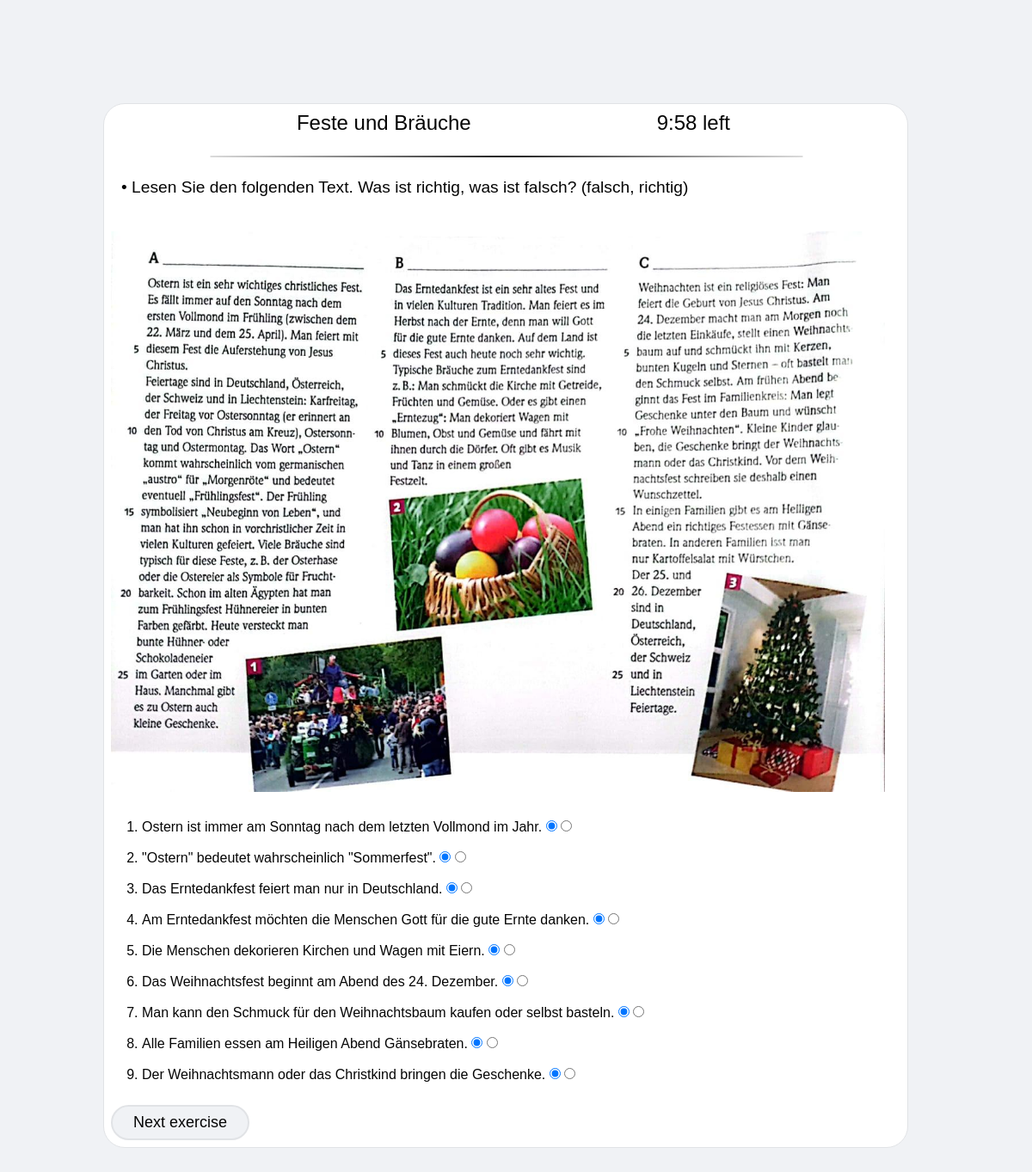
The app's page /exams/1/ with its own data.
### index/models.py (models this page shows, shortened)
class Exercise (models.Model):
    exercise_title = models.CharField(max_length=255)
    exercise_statement = models.TextField()
    exercise_options = models.CharField (max_length= 255, blank= True)
    exercise_documents = models.ManyToManyField(Document, blank= True)
    exercise_questions = models.ManyToManyField(Question)
    class ExerciseLevel (models.TextChoices):
        A1 = 'A1'
        A2 = 'A2'
        B1 = 'B1'
        B2 = 'B2'
        C1 = 'C1'
    exercise_level = models.CharField (max_length= 2, choices= ExerciseLevel.choices)
    def getType (self):
        return self.exercise_questions.all()[0].question_type
    def hasOptions (self):
        return len(self.exercise_options) != 0
    def getQuestions (self):
        return self.exercise_questions.all()
    def getDocuments (self):
        return self.exercise_documents.all()

class Document (models.Model):
    class DocumentType (models.TextChoices):
        AUDIO = 'AUD'
        IMAGE = 'IMG'
    document_type = models.CharField (max_length= 3, choices= DocumentType.choices)
    def upload_to (instance, filename):
        if ('.png' in filename) or ('.jpg' in filename):
            return 'index/static/index/documents/images/' +filename
        else:
            return 'index/static/index/documents/audios/' +filename
    document_file = models.FileField (upload_to= upload_to)
    def getPath (self):
        path = self.document_file.path
        return path[path.find('index/documents/'):]
    def isAudio (self):
        return self.document_type == self.DocumentType.AUDIO

class Question (models.Model):
    question_statement = models.TextField()
    question_documents = models.ManyToManyField(Document, blank= True)
    question_answers = models.CharField (max_length= 255)
    class QuestionType (models.TextChoices):
        INPUT = 'INP'
        TRUE_FALSE = 'TOF'
        ONE_CHOICE = 'OIM'
    question_type = models.CharField (max_length= 3, choices= QuestionType.choices)
    def getStatementAsList (self):
        list = []
        holder = []
        for element in self.question_statement.split():
            if element == '~' or element == '*':
                list.append(' ' +' '.join(holder) +' ')
                holder = []
                list.append(element)
            else:
                holder.append(element)
        if len(holder) != 0:
            list.append(' ' +' '.join(holder))
        return list

### index/views.py (the view, shortened to what this page needs)
# urls.py: path('exams/<int:exam_id>/', views.exam, name='exam'),
def exam(request, exam_id):
    context = {'user': request.user}
    exam = Exam.objects.get(id= exam_id)
    context['exam'] = exam
    list = exam.getExercisesList()
    if request.method == 'GET':
        context['current_exercise_index'] = 0
        context['correct_answers'] = 0
        context['answers_count'] = 0
        context['exercise'] = list[0]
        context['finished'] = False
    return render(request, 'index/exam.html', context)

### index/models.py (called while the page is built)
    def getExercisesList (self):
        return self.exam_exercises.all()

### index/templates/index/exam.html (shortened to what this page needs)
{% load static %}
<!DOCTYPE html>
<html>
    <head>
        <link rel="stylesheet" type="text/css" href="{% static 'index/exam.css' %}">
    </head>
    <body>
        {% if finished %}
            <div id="panel">
                <a id="home_link" href="{% url 'index:home' %}">
                    <img id="home_icon" src="{% static 'index/images/home_icon.png' %}" alt="Home icon" width="56" height="56">
                </a>
                {% if passed %}
                    <p id="passed">You passed!</p>
                {% else %}
                    <p id="failed">You failed..</p>
                {% endif %}
                <hr id="line">
                <p id="header">You had {{correct_answers}} correct answers out of {{answers_count}}.</p>
            </div>
        {% else %}
            <div id="exercise_container">
                <div id="exercise_header">
                    <span id="exercise_title">{{exercise.exercise_title}}</span>
                    <span id="time_label"></span>
                </div>
                <hr id="exercise_line">
                <p id="exercise_statement">• {{exercise.exercise_statement}}</p>
                {% for document in exercise.getDocuments %}
                    {% if document.isAudio %}
                        <audio controls class="exercise_documents audio">
                            <source src="{% static document.getPath %}" type="audio/mpeg">
                            Your browser does not support audio elements.
                        </audio>
                    {% else %}
                        <img class="exercise_documents image" src="{% static document.getPath %}" alt="Exercise document">
                    {% endif %}
                {% endfor %}
                <form id="exercise_form" action="{% url 'index:exam' exam.id %}" method="post">
                    {% if exercise.getType == 'INP' %}
                        <ol id="exercise_questions">
                            {% for question in exercise.getQuestions %}
                                <li class="exercise_question">
                                    {% for element in question.getStatementAsList %}
                                    {% if element == '~'%}
                                        <input class="input" type="text" name="{{question.id}}_{{forloop.counter}}" size="24">
                                    {% elif element == '*' %}
                                        DOCUMENT_NOT_YET_IMPLIMENTED
                                    {% else %}
                                        {{element}}
                                    {% endif %}
                                    {% endfor %}
                                </li>
                                <br>
                            {% endfor %}
                        </ol>
                    {% elif exercise.getType == 'TOF' %}
                        <ol id="exercise_questions">
                            {% for question in exercise.getQuestions %}
                                <li class="exercise_question">
                                    {% for element in question.getStatementAsList %}
                                        {% if element == '~'%}
                                        <input class="input" type="radio" name="{{question.id}}" value="0" checked>
                                        <input class="input" type="radio" name="{{question.id}}" value="1">
                                        {% elif element == '*' %}
                                            DOCUMENT_NOT_YET_IMPLIMENTED
                                        {% else %}
                                            {{element}}
                                        {% endif %}
                                    {% endfor %}
                                </li>
                                <br>
                            {% endfor %}
                        </ol>
                    {% endif %}
                    <input id="exercise_submit" type="submit" value="Next exercise">
                </form>
            </div>
        {% endif %}
    </body>
</html>

### index/static/index/exam.css (style rules this page uses)
* { margin: 0; padding: 0; font-family: Arial, Helvetica, sans-serif; color: rgb(5, 5, 5); }
body { background-color: rgb(240, 242, 245); display: flex; flex-flow: column nowrap; }
#exercise_container { margin: 10%; padding: 8px; width: 76.5vw; display: flex; flex-flow: column nowrap; align-items: flex-start; background-color: rgb(255, 255, 255); border-color: rgb(225, 227, 230); border-style: solid; border-width: 1px; border-radius: 25px; }
#exercise_header { display: flex; flex-flow: row nowrap; align-items: center; justify-content: space-evenly; width: 78vw; }
#time_label { white-space: nowrap; font-size: x-large; }
#exercise_title { white-space: nowrap; font-size: x-large; }
#exercise_line { width: 75%; margin-top: 3vh; margin-bottom: 3vh; margin-left: 12.5%; border-style: solid; border-width: 1px; border-image-source: linear-gradient(to right, rgb(255, 255, 255), rgb(32, 32, 32), rgb(255, 255, 255)); border-image-slice: 8%; border-radius: 25px; }
#exercise_statement { font-size: larger; margin-bottom: 4vh; margin-right: auto; margin-left: 1vw; }
.exercise_documents { margin-top: 1vh; margin-bottom: 4vh; }
.exercise_documents.image { max-width: 75vw; max-height: 75vw; }
#exercise_questions { margin-left: 3vw; }
#exercise_submit { margin-top: 1vh; cursor: pointer; background-color: rgb(240, 242, 245); border-style: solid; border-width: 2px; border-color: rgb(225, 227, 230); border-radius: 25px; padding: 1vh 2vw 1vh 2vw; font-size: large; }

### records on screen
Exercise: exercise_title "Feste und Bräuche", exercise_statement "Lesen Sie den folgenden Text. Was ist richtig, was ist falsch? (falsch, richtig)"
Document: document_file (picture)
Question: getStatementAsList "Ostern ist immer am Sonntag nach dem letzten Vollmond im Jahr."
Question: getStatementAsList "\"Ostern\" bedeutet wahrscheinlich \"Sommerfest\"."
Question: getStatementAsList "Das Erntedankfest feiert man nur in Deutschland."
Question: getStatementAsList "Am Erntedankfest möchten die Menschen Gott für die gute Ernte danken."
Question: getStatementAsList "Die Menschen dekorieren Kirchen und Wagen mit Eiern."
Question: getStatementAsList "Das Weihnachtsfest beginnt am Abend des 24. Dezember."
Question: getStatementAsList "Man kann den Schmuck für den Weihnachtsbaum kaufen oder selbst basteln."
Question: getStatementAsList "Alle Familien essen am Heiligen Abend Gänsebraten."
Question: getStatementAsList "Der Weihnachtsmann oder das Christkind bringen die Geschenke."
